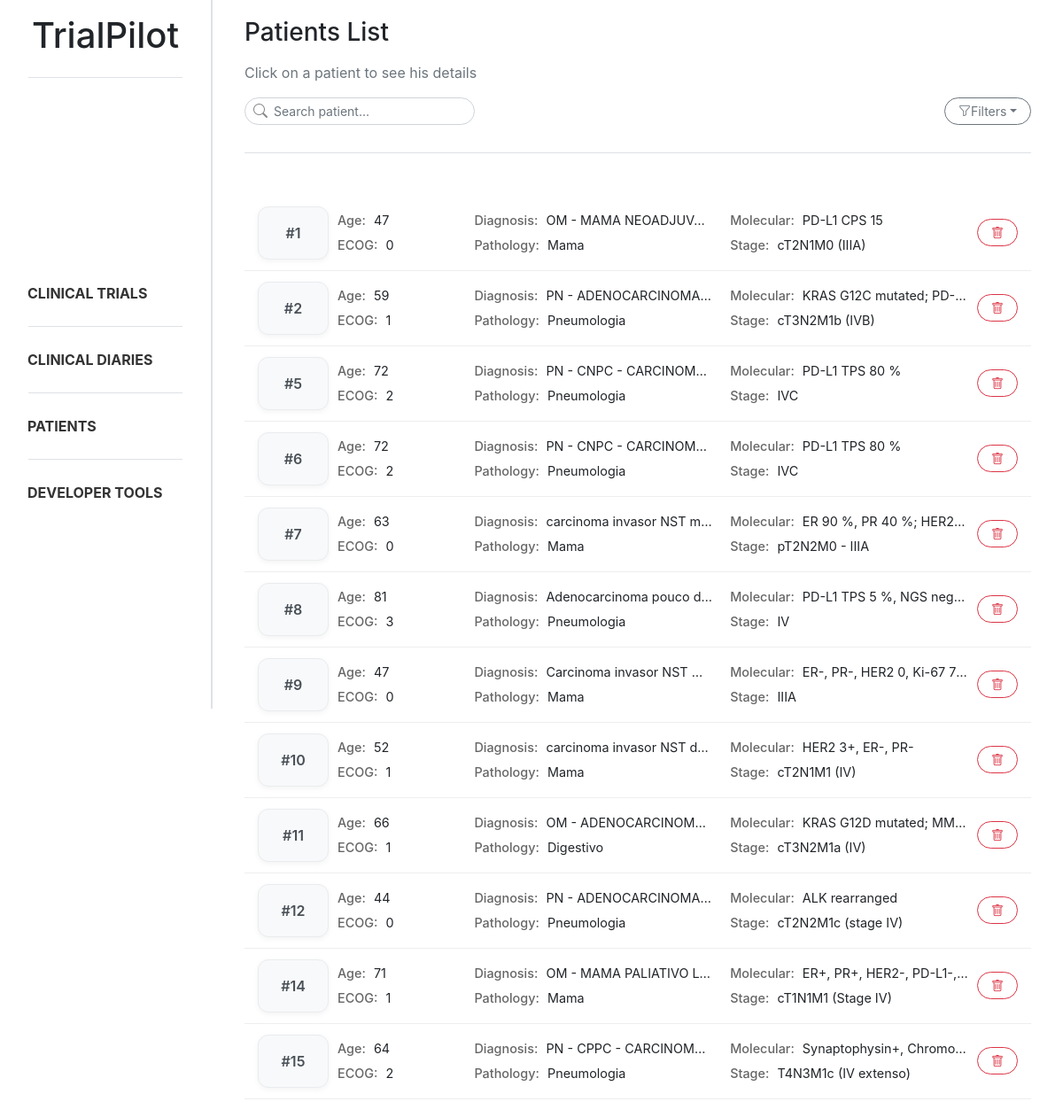
The app's page /patients/, older data.
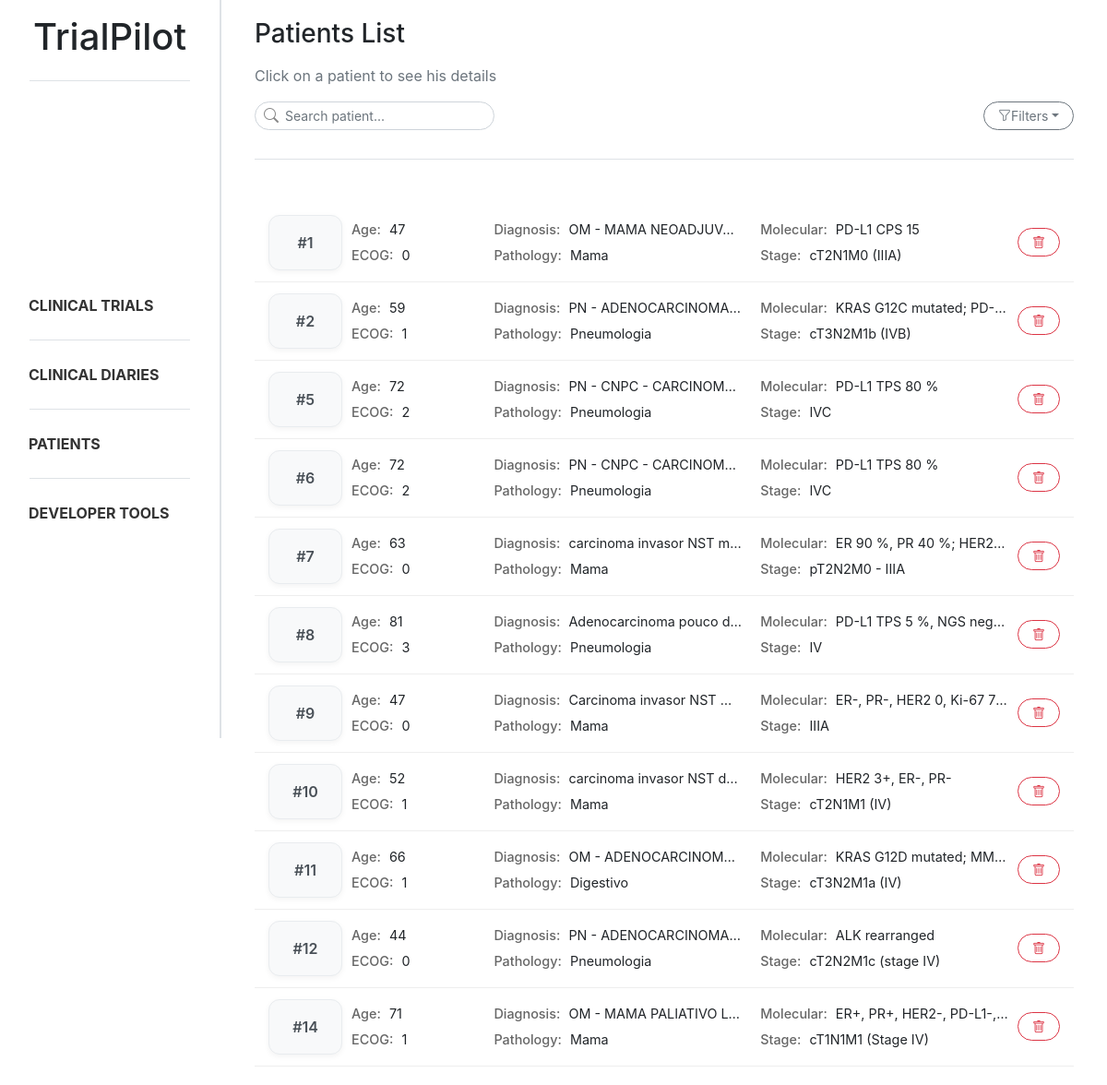
The same page, newer data.
### trialpilot/models.py (models this page shows, shortened)
class Patient_profile(models.Model):
    class GenderType(models.TextChoices):
        MALE = "male", "Male"
        FEMALE = "female", "Female"
    class pathologyGroupType(models.TextChoices):
        CABECAPESCOCO = "cabeca_pescoco", "Cabeça e Pescoço"
        DERMATOLOGIA = "dermatologia", "Dermatologia"
        DIGESTIVO = "digestivo", "Digestivo"
        GINECOLOGIA = "ginecologia", "Ginecologia"
        MAMA = "mama", "Mama"
        ONCOLOGIA_PEDIATRICA = "oncologia_pediatrica", "Oncologia Pediátrica"
        PELE = "pele", "Pele"
        PNEUMOLOGIA = "pneumologia", "Pneumologia"
        SNC = "snc", "Tumores do Sistema Nervoso Central"
        TNE = "tne", "Tumores Neuroendócrinos"
    document = models.ForeignKey(Document, on_delete=models.CASCADE, related_name="patient_profiles")
    age = models.IntegerField(null=True, blank=True)
    gender = models.CharField(max_length=10, choices=GenderType.choices, null=True, blank=True)
    ecog_ps = models.IntegerField(null=True, blank=True)
    diagnosis = models.CharField(max_length=255, null=True, blank=True)
    diagnosis_date = models.DateField(null=True, blank=True)
    molecular_status = models.CharField(max_length=255, null=True, blank=True)
    stage = models.CharField(max_length=50, null=True, blank=True)
    control = models.CharField(max_length=255, null=True, blank=True)
    created_at = models.DateTimeField(auto_now_add=True)
    pathology_group = models.CharField(max_length=255, null=True, blank=True, choices=pathologyGroupType.choices)

### trialpilot/views.py (the view, shortened to what this page needs)
# urls.py: path('patients/', patient_list, name='patient_list'),
def patient_list(request):
    search = request.GET.get("search", "").strip()
    stage = request.GET.get("stage", "").strip()
    molecular_status = request.GET.get("molecular_status", "").strip()
    pathology_group = request.GET.get("pathology_group", "")
    diagnosis = request.GET.get("diagnosis", "")
    patients = Patient_profile.objects.all()
    if stage:
        patients = patients.filter(stage__icontains=stage)
    if molecular_status:
        patients = patients.filter(molecular_status__icontains=molecular_status)
    if pathology_group:
        patients = patients.filter(
            pathology_group=pathology_group
        )
    if diagnosis:
        patients = patients.filter(
            diagnosis__icontains=diagnosis
        )
    patient_data = []
    for patient in patients:
        treatments = Treatment.objects.filter(patient=patient)
        analysis_qs = Analysis.objects.filter(patient=patient)
        patient.json_analysis = json.dumps(serialize_analysis(analysis_qs))
        patient_data.append((patient, treatments))
    for patient in patients:
        print("[PATIENT ANALYSIS]", patient.json_analysis)
    return render(request, 'trialpilot/patient_list.html', {
        'patient_data': patient_data,
        'search': search,
        'stage': stage,
        'molecular_status': molecular_status,
        'diagnosis_options': DIAGNOSIS_OPTIONS
    })

### trialpilot/views.py (called while the page is built)
def serialize_analysis(analysis_qs):
    if not analysis_qs:
        return {}
    result = {}
    for a in analysis_qs:
        result[a.name] = {
            "value": a.value,
            "unit": a.unit
        }
    return result

### trialpilot/templates/trialpilot/patient_list.html (shortened to what this page needs)
{% extends "trialpilot/base.html" %}
{% block content %}
<div class="d-flex flex-column mb-4 ml-3 mr-3">
    <h3 class="mb-3">Patients List</h3>
    <p class="text-muted">Click on a patient to see his details</p>
    <div class="d-flex justify-content-between align-items-center mb-3">
        <form method="GET">
            <div class="position-relative" style="width:260px">
                <i class="bi bi-search position-absolute"
                    style="left:10px; top:50%; transform:translateY(-50%); color:#888;"></i>
                <input type="text" name="search" class="form-control form-control-sm rounded-ui"
                    style="padding-left: 32px;" placeholder="Search patient...">
            </div>
        </form>
        <div class="dropdown me-2">
            <button class="btn btn-outline-secondary btn-sm rounded-ui dropdown-toggle d-flex align-items-center gap-2"
                type="button" data-bs-toggle="dropdown" aria-expanded="false">
                <i class="bi bi-funnel"></i>
                Filters
            </button>
        </div>
    </div>
    <div class="sidebar-divider mb-4"></div>
</div>
<div class="patient-list ml-3 mr-3">
    {% for patient, treatments in patient_data %}
    <div class="patient-card patient-card-trigger" data-id="{{ patient.id }}" data-age="{{ patient.age }}"
        data-gender="{{ patient.get_gender_display }}" data-ecog="{{ patient.ecog_ps }}" data-diagnosis="{{ patient.diagnosis }}"
        data-date="{{ patient.diagnosis_date }}" data-molecular="{{ patient.molecular_status }}"
        data-stage="{{ patient.stage }}" data-pathology_group="{{ patient.get_pathology_group_display }}" data-control="{{ patient.control }}" data-treatments='[
        {% for t in treatments %}
            {
                "name": "{{ t.treatment_name|escapejs }}",
                "start": "{{ t.start_date }}",
                "end": "{{ t.end_date|default:"Ongoing" }}"
            }{% if not forloop.last %},{% endif %}
        {% endfor %}
     ]' data-analysis='{{ patient.json_analysis|safe }}'>
        <div class="patient-layout">
            <div class="patient-id">
                #{{ patient.id }}
            </div>
            <div class="patient-grid">
                <div><strong>Age:</strong> {{ patient.age }}</div>
                <div><strong>Diagnosis:</strong> {{ patient.diagnosis }}</div>
                <div><strong>Molecular:</strong> {{ patient.molecular_status }}</div>
                <div><strong>ECOG:</strong> {{ patient.ecog_ps }}</div>
                <div><strong>Pathology:</strong> {{ patient.get_pathology_group_display }}</div>
                <div><strong>Stage:</strong> {{ patient.stage }}</div>
            </div>
            <div class="patient-actions">
                <button class="btn btn-outline-danger btn-sm reset-btn rounded-ui"
                    data-document-id="{{ patient.document.id }}" data-patient-id="{{ patient.id }}">
                    <i class="bi bi-trash"></i>
                </button>
            </div>
        </div>
    </div>
    {% endfor %}
</div>
{% endblock %}

Row changes from the older to the newer data that the page shows:
removed Patient_profile: id "15", age "64", diagnosis "PN - CPPC - CARCINOM…", molecular_status "Synaptophysin+, Chromo…", ecog_ps "2", pathology_group "Pneumologia", stage "T4N3M1c (IV extenso)"
